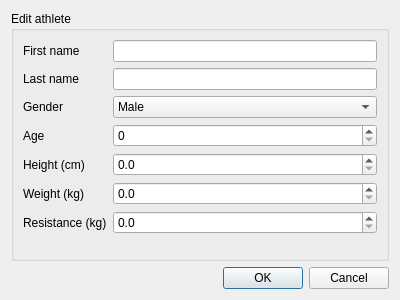
<?xml version="1.0" encoding="UTF-8"?>
<ui version="4.0">
 <class>EditAthlete</class>
 <widget class="QDialog" name="EditAthlete">
  <property name="geometry">
   <rect>
    <x>0</x>
    <y>0</y>
    <width>400</width>
    <height>300</height>
   </rect>
  </property>
  <property name="windowTitle">
   <string>Edit athlete</string>
  </property>
  <layout class="QVBoxLayout" name="verticalLayout">
   <item>
    <widget class="QGroupBox" name="groupBox">
     <property name="title">
      <string>Edit athlete</string>
     </property>
     <layout class="QFormLayout" name="formLayout">
      <item row="0" column="0">
       <widget class="QLabel" name="label">
        <property name="text">
         <string>First name</string>
        </property>
       </widget>
      </item>
      <item row="0" column="1">
       <widget class="QLineEdit" name="lineEdit_editAthlete_firstname"/>
      </item>
      <item row="1" column="0">
       <widget class="QLabel" name="label_2">
        <property name="text">
         <string>Last name</string>
        </property>
       </widget>
      </item>
      <item row="1" column="1">
       <widget class="QLineEdit" name="lineEdit_editAthlete_lastname"/>
      </item>
      <item row="2" column="0">
       <widget class="QLabel" name="label_3">
        <property name="text">
         <string>Gender</string>
        </property>
       </widget>
      </item>
      <item row="2" column="1">
       <widget class="QComboBox" name="comboBox_editAthlete_gender">
        <item>
         <property name="text">
          <string>Male</string>
         </property>
        </item>
        <item>
         <property name="text">
          <string>Female</string>
         </property>
        </item>
       </widget>
      </item>
      <item row="3" column="0">
       <widget class="QLabel" name="label_4">
        <property name="text">
         <string>Age</string>
        </property>
       </widget>
      </item>
      <item row="3" column="1">
       <widget class="QSpinBox" name="spinBox_editAthlete_age">
        <property name="maximum">
         <number>999</number>
        </property>
       </widget>
      </item>
      <item row="4" column="0">
       <widget class="QLabel" name="label_5">
        <property name="text">
         <string>Height (cm)</string>
        </property>
       </widget>
      </item>
      <item row="4" column="1">
       <widget class="QDoubleSpinBox" name="doubleSpinBox_editAthlete_height">
        <property name="decimals">
         <number>1</number>
        </property>
        <property name="maximum">
         <double>999.000000000000000</double>
        </property>
       </widget>
      </item>
      <item row="5" column="0">
       <widget class="QLabel" name="label_6">
        <property name="text">
         <string>Weight (kg)</string>
        </property>
       </widget>
      </item>
      <item row="5" column="1">
       <widget class="QDoubleSpinBox" name="doubleSpinBox_editAthlete_weight">
        <property name="decimals">
         <number>1</number>
        </property>
        <property name="maximum">
         <double>999.000000000000000</double>
        </property>
       </widget>
      </item>
      <item row="6" column="1">
       <widget class="QDoubleSpinBox" name="doubleSpinBox_editAthlete_resistance">
        <property name="decimals">
         <number>1</number>
        </property>
        <property name="singleStep">
         <double>0.500000000000000</double>
        </property>
       </widget>
      </item>
      <item row="6" column="0">
       <widget class="QLabel" name="label_7">
        <property name="text">
         <string>Resistance (kg)</string>
        </property>
       </widget>
      </item>
     </layout>
    </widget>
   </item>
   <item>
    <widget class="QDialogButtonBox" name="buttonBox_editAthlete">
     <property name="orientation">
      <enum>Qt::Horizontal</enum>
     </property>
     <property name="standardButtons">
      <set>QDialogButtonBox::Cancel|QDialogButtonBox::Ok</set>
     </property>
    </widget>
   </item>
  </layout>
 </widget>
 <resources/>
 <connections>
  <connection>
   <sender>buttonBox_editAthlete</sender>
   <signal>accepted()</signal>
   <receiver>EditAthlete</receiver>
   <slot>accept()</slot>
   <hints>
    <hint type="sourcelabel">
     <x>248</x>
     <y>254</y>
    </hint>
    <hint type="destinationlabel">
     <x>157</x>
     <y>274</y>
    </hint>
   </hints>
  </connection>
  <connection>
   <sender>buttonBox_editAthlete</sender>
   <signal>rejected()</signal>
   <receiver>EditAthlete</receiver>
   <slot>reject()</slot>
   <hints>
    <hint type="sourcelabel">
     <x>316</x>
     <y>260</y>
    </hint>
    <hint type="destinationlabel">
     <x>286</x>
     <y>274</y>
    </hint>
   </hints>
  </connection>
 </connections>
</ui>
